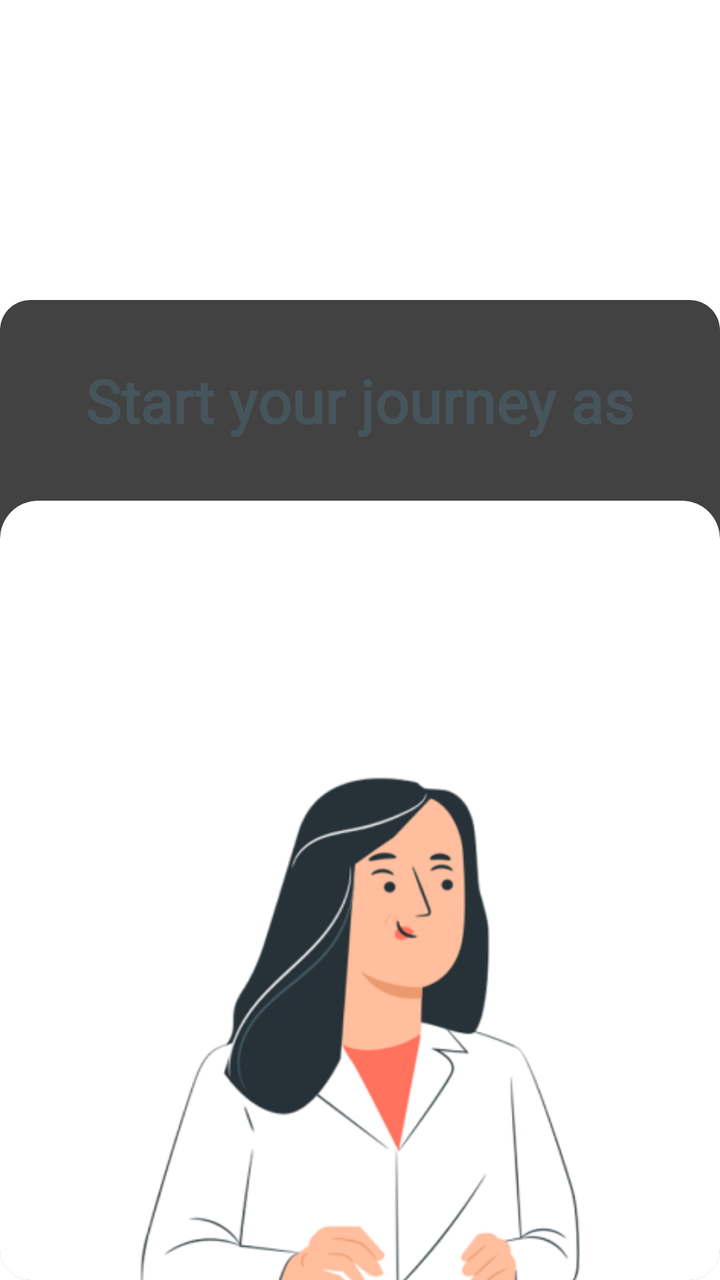
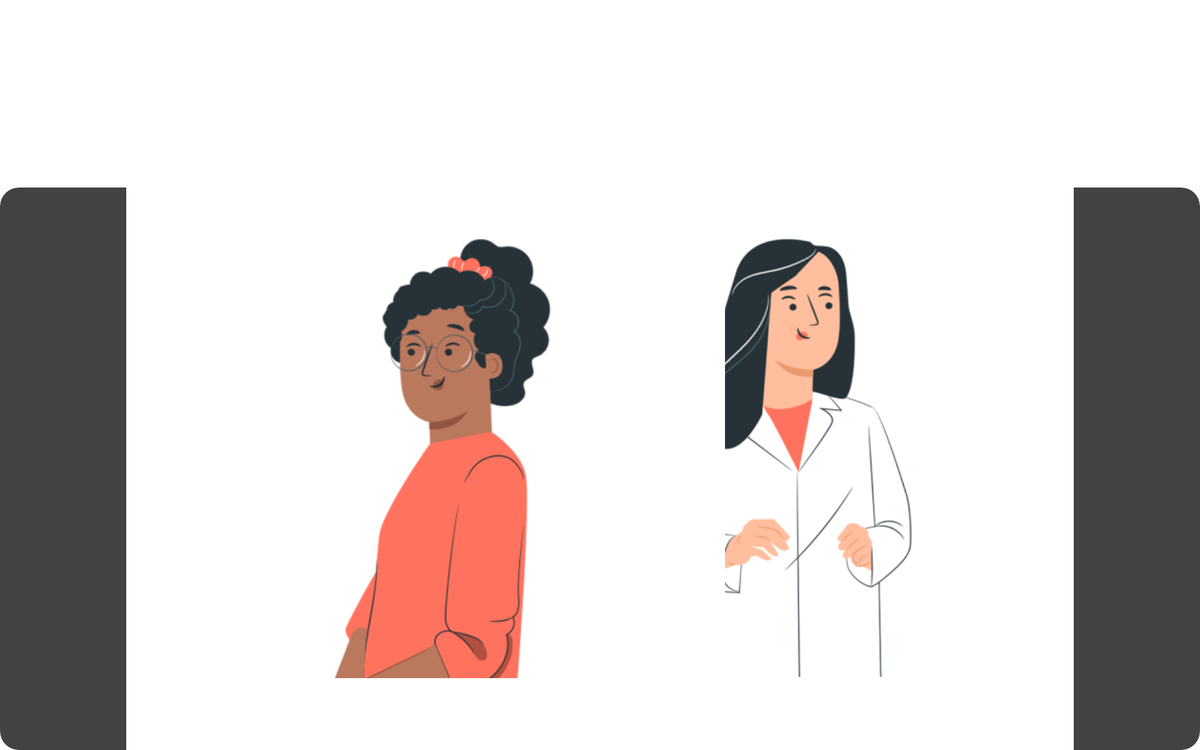

An Android layout and its configuration variant, each rendered on a device that would load it. The default file and the variant file are quoted in full after the pictures.
<!-- AndroidManifest.xml: application theme Theme.ForHealth -->
<!-- res/layout/secondscreen.xml -->
<?xml version="1.0" encoding="utf-8"?>
<androidx.constraintlayout.widget.ConstraintLayout xmlns:android="http://schemas.android.com/apk/res/android"
    xmlns:app="http://schemas.android.com/apk/res-auto"
    xmlns:tools="http://schemas.android.com/tools"
    android:layout_width="match_parent"
    android:layout_height="match_parent"
    tools:ignore="MissingDefaultResource">

    //Logo

    <ImageView
        android:id="@+id/imageView4"
        android:layout_width="300dp"
        android:layout_height="60dp"
        android:layout_marginStart="52dp"
        android:layout_marginLeft="52dp"
        app:layout_constraintBottom_toTopOf="@+id/cardView3"
        app:layout_constraintStart_toStartOf="parent"
        app:layout_constraintTop_toTopOf="parent"
        app:layout_constraintVertical_bias="0.388"
        app:srcCompat="@drawable/forhealth_logo_2" />


    <androidx.cardview.widget.CardView
        android:id="@+id/cardView3"
        android:layout_width="match_parent"
        android:layout_height="match_parent"
        android:layout_marginTop="150dp"
        android:outlineAmbientShadowColor="#5AA4F4"
        android:outlineSpotShadowColor="#559EED"
        app:cardCornerRadius="15dp"
        app:cardElevation="30dp"
        app:layout_constraintEnd_toEndOf="parent"
        app:layout_constraintHorizontal_bias="1.0"
        app:layout_constraintStart_toStartOf="parent"
        app:layout_constraintTop_toTopOf="parent">

        <androidx.constraintlayout.widget.ConstraintLayout
            android:layout_width="match_parent"
            android:layout_height="match_parent"

            >

            <ScrollView
                android:layout_width="match_parent"
                android:layout_height="match_parent"
                tools:layout_editor_absoluteX="65dp"
                tools:layout_editor_absoluteY="106dp">

                <LinearLayout
                    android:layout_width="match_parent"
                    android:layout_height="wrap_content"
                    android:orientation="vertical" >


                    <TextView
                        android:id="@+id/textView2"
                        android:layout_width="wrap_content"
                        android:layout_height="wrap_content"
                        android:layout_marginStart="0dp"
                        android:layout_marginLeft="0dp"
                        android:fontFamily="@font/ralewaybold"
                        android:text="Start your journey as"
                        android:textColor="#46555C"
                        android:textFontWeight="700"
                        android:paddingVertical="30dp"
                        android:textSize="30dp"
                        android:layout_gravity="center"
                        app:layout_constraintBottom_toTopOf="@+id/physiotherapistcard"
                        app:layout_constraintStart_toStartOf="parent"
                        app:layout_constraintTop_toTopOf="parent" />


                    <androidx.cardview.widget.CardView
                        android:id="@+id/physiotherapistcard"
                        android:layout_width="match_parent"
                        android:layout_height="wrap_content"
                        android:layout_marginStart="0dp"
                        android:layout_marginLeft="0dp"
                        app:cardBackgroundColor="#FFFFFF"
                        app:cardCornerRadius="19dp"
                        app:cardElevation="4dp"
                        app:layout_constraintBottom_toBottomOf="parent"
                        app:layout_constraintStart_toStartOf="parent"
                        app:layout_constraintTop_toTopOf="parent">

                        <androidx.constraintlayout.widget.ConstraintLayout
                            android:layout_width="match_parent"
                            android:layout_height="match_parent">

                            <RelativeLayout
                                android:layout_width="match_parent"
                                android:layout_height="match_parent">

                                <ImageView
                                    android:id="@+id/physio"
                                    android:layout_width="334dp"
                                    android:layout_height="390dp"
                                    android:layout_centerHorizontal="true"
                                    android:layout_gravity="center"
                                    android:layout_marginTop="99dp"
                                    android:src="@drawable/artboard_11" />

                                <TextView
                                    android:layout_width="wrap_content"
                                    android:layout_height="wrap_content"
                                    android:layout_below="@+id/physio"
                                    android:layout_centerHorizontal="true"
                                    android:layout_marginTop="57dp"
                                    android:fontFamily="@font/ralewaymedium"
                                    android:text="Physiotherapist"
                                    android:layout_marginBottom="40dp"
                                    android:textColor="#082F6A"
                                    android:textFontWeight="800"
                                    android:textSize="30dp"


                                    />

                            </RelativeLayout>

                        </androidx.constraintlayout.widget.ConstraintLayout>

                    </androidx.cardview.widget.CardView>

                    <androidx.cardview.widget.CardView
                        android:id="@+id/patientcard"
                        android:layout_width="match_parent"
                        android:layout_height="wrap_content"
                        android:layout_marginEnd="0dp"
                        android:layout_marginRight="0dp"
                        android:layout_marginTop="50dp"
                        app:cardBackgroundColor="#FFFFFF"
                        app:cardCornerRadius="19dp"
                        app:cardElevation="4dp"
                        app:layout_constraintBottom_toBottomOf="@+id/physiotherapistcard"
                        app:layout_constraintEnd_toEndOf="parent"
                        app:layout_constraintTop_toTopOf="@+id/physiotherapistcard">

                        <androidx.constraintlayout.widget.ConstraintLayout
                            android:layout_width="match_parent"
                            android:layout_height="match_parent">

                            <RelativeLayout
                                android:layout_width="match_parent"
                                android:layout_height="match_parent"
                                app:layout_constraintEnd_toEndOf="parent">

                                <ImageView
                                    android:id="@+id/patient"
                                    android:layout_width="319dp"
                                    android:layout_height="391dp"
                                    android:layout_centerHorizontal="true"
                                    android:layout_gravity="center"
                                    android:layout_marginTop="99dp"
                                    android:src="@drawable/artboard21" />

                                <TextView
                                    android:layout_width="wrap_content"
                                    android:layout_height="wrap_content"
                                    android:layout_below="@+id/patient"
                                    android:layout_centerHorizontal="true"
                                    android:layout_marginTop="57dp"
                                    android:fontFamily="@font/ralewaymedium"
                                    android:text="Patient"
                                    android:layout_marginBottom="40dp"
                                    android:textColor="#082F6A"
                                    android:textFontWeight="800"
                                    android:textSize="30dp" />
                            </RelativeLayout>

                        </androidx.constraintlayout.widget.ConstraintLayout>

                    </androidx.cardview.widget.CardView>

                    <androidx.constraintlayout.widget.ConstraintLayout
                        android:layout_width="wrap_content"
                        android:layout_height="wrap_content"
                        android:layout_gravity="center"
                        android:layout_marginTop="30dp"
                        android:layout_marginBottom="30dp"
                        app:layout_constraintBottom_toBottomOf="parent"
                        app:layout_constraintEnd_toEndOf="parent"
                        app:layout_constraintStart_toStartOf="parent"
                        app:layout_constraintTop_toBottomOf="@+id/physiotherapistcard">

                        <View
                            android:id="@+id/ellipse_104"
                            android:layout_width="20dp"
                            android:layout_height="20dp"
                            android:layout_alignParentLeft="true"
                            android:layout_alignParentTop="true"
                            android:background="@drawable/circle4"
                            app:layout_constraintBottom_toBottomOf="parent"
                            app:layout_constraintStart_toStartOf="parent"
                            app:layout_constraintTop_toTopOf="parent" />

                        <View
                            android:id="@+id/ellipse_105"
                            android:layout_width="20dp"
                            android:layout_height="20dp"
                            android:layout_alignParentLeft="true"
                            android:layout_alignParentTop="true"
                            android:layout_marginStart="20dp"
                            android:layout_marginLeft="20dp"
                            android:background="@drawable/circle"
                            app:layout_constraintBottom_toBottomOf="@+id/ellipse_104"
                            app:layout_constraintStart_toEndOf="@+id/ellipse_104"
                            app:layout_constraintTop_toTopOf="@+id/ellipse_104"
                            app:layout_constraintVertical_bias="0.0" />

                        <View
                            android:id="@+id/ellipse_106"
                            android:layout_width="20dp"
                            android:layout_height="20dp"
                            android:layout_alignParentLeft="true"
                            android:layout_alignParentTop="true"
                            android:layout_marginStart="20dp"
                            android:layout_marginLeft="20dp"
                            android:background="@drawable/circle4"
                            app:layout_constraintBottom_toBottomOf="@+id/ellipse_104"
                            app:layout_constraintStart_toEndOf="@+id/ellipse_105"
                            app:layout_constraintTop_toTopOf="@+id/ellipse_104" />

                        <View
                            android:id="@+id/ellipse_107"
                            android:layout_width="20dp"
                            android:layout_height="20dp"
                            android:layout_alignParentLeft="true"
                            android:layout_alignParentTop="true"
                            android:layout_marginStart="20dp"
                            android:layout_marginLeft="20dp"
                            android:background="@drawable/circle4"
                            app:layout_constraintBottom_toBottomOf="@+id/ellipse_104"
                            app:layout_constraintStart_toEndOf="@+id/ellipse_106"
                            app:layout_constraintTop_toTopOf="@+id/ellipse_104" />


                    </androidx.constraintlayout.widget.ConstraintLayout>




                </LinearLayout>
            </ScrollView>


        </androidx.constraintlayout.widget.ConstraintLayout>

    </androidx.cardview.widget.CardView>



</androidx.constraintlayout.widget.ConstraintLayout>
<!-- resources referenced by this layout -->
<resources>
  <!-- drawable artboard21: png bitmap (drawable, 38614 bytes) -->
  <!-- drawable artboard_11: png bitmap (drawable, 47545 bytes) -->
  <!-- drawable circle (drawable) -->
  <vector
      xmlns:android="http://schemas.android.com/apk/res/android"
      xmlns:aapt="http://schemas.android.com/aapt"
      android:width="27.2dp"
      android:height="27.2dp"
      android:viewportWidth="27.2"
      android:viewportHeight="27.2"
      >
  
      <group>
  
          <clip-path
              android:pathData="M27.2 13.6C27.2 21.111 21.111 27.2 13.6 27.2C6.08892 27.2 0 21.111 0 13.6C0 6.08892 6.08892 0 13.6 0C21.111 0 27.2 6.08892 27.2 13.6Z"
              />
  
          <path
              android:pathData="M0 0V27.2H27.2V0"
              android:fillColor="#061E43"
              />
  
      </group>
  
  </vector>
  <!-- drawable circle4 (drawable) -->
  <vector
      xmlns:android="http://schemas.android.com/apk/res/android"
      xmlns:aapt="http://schemas.android.com/aapt"
      android:width="27.2dp"
      android:height="27.2dp"
      android:viewportWidth="27.2"
      android:viewportHeight="27.2"
      >
  
      <group>
  
          <clip-path
              android:pathData="M27.2 13.6C27.2 21.111 21.111 27.2 13.6 27.2C6.08892 27.2 0 21.111 0 13.6C0 6.08892 6.08892 0 13.6 0C21.111 0 27.2 6.08892 27.2 13.6Z"
              />
  
          <path
              android:pathData="M0 0V27.2H27.2V0"
              android:fillColor="#B5CFF8"
              />
  
      </group>
  
  </vector>
  <!-- drawable forhealth_logo_2: png bitmap (drawable, 68302 bytes) -->
  <style name="Theme.ForHealth" parent="Theme.MaterialComponents.DayNight.NoActionBar">
          
          <item name="colorPrimary">@color/purple_200</item>
          <item name="colorPrimaryVariant">#FFFFFF</item>
          <item name="colorOnPrimary">@color/black</item>
          
          <item name="colorSecondary">@color/teal_200</item>
          <item name="colorSecondaryVariant">@color/teal_200</item>
          <item name="colorOnSecondary">@color/black</item>
          
          <item name="android:statusBarColor" tools:targetApi="l">?attr/colorPrimaryVariant</item>
          
      </style>
  <color name="purple_200">#FFBB86FC</color>
  <color name="black">#FF000000</color>
  <color name="teal_200">#FF03DAC5</color>
</resources>
<!-- res/layout-w800dp/secondscreen.xml (the repository's variant of the layout above) -->
<!-- drawn on a 7-inch tablet turned sideways -->
<?xml version="1.0" encoding="utf-8"?>
<androidx.constraintlayout.widget.ConstraintLayout xmlns:android="http://schemas.android.com/apk/res/android"
    xmlns:app="http://schemas.android.com/apk/res-auto"
    xmlns:tools="http://schemas.android.com/tools"
    android:layout_width="match_parent"
    android:layout_height="match_parent"
    tools:ignore="MissingDefaultResource">

    //Logo

    <ImageView
        android:id="@+id/imageView4"
        android:layout_width="300dp"
        android:layout_height="60dp"
        android:layout_marginStart="52dp"
        android:layout_marginLeft="52dp"
        app:layout_constraintBottom_toTopOf="@+id/cardView3"
        app:layout_constraintStart_toStartOf="parent"
        app:layout_constraintTop_toTopOf="parent"
        app:layout_constraintVertical_bias="0.388"
        app:srcCompat="@drawable/forhealth_logo_2" />


    <androidx.cardview.widget.CardView
        android:id="@+id/cardView3"
        android:layout_width="match_parent"
        android:layout_height="match_parent"
        android:layout_marginTop="150dp"
        android:outlineAmbientShadowColor="#5AA4F4"
        android:outlineSpotShadowColor="#559EED"
        app:cardCornerRadius="15dp"
        app:cardElevation="30dp"
        app:layout_constraintEnd_toEndOf="parent"
        app:layout_constraintHorizontal_bias="1.0"
        app:layout_constraintStart_toStartOf="parent"
        app:layout_constraintTop_toTopOf="parent">

        <androidx.constraintlayout.widget.ConstraintLayout
            android:layout_width="match_parent"
            android:layout_height="match_parent"

            >

            <androidx.cardview.widget.CardView
                android:id="@+id/physiotherapistcard"
                android:layout_width="479dp"
                android:layout_height="646dp"
                android:layout_marginStart="380dp"
                android:layout_marginLeft="380dp"
                app:cardBackgroundColor="#FFFFFF"
                app:cardCornerRadius="19dp"
                app:cardElevation="4dp"
                app:layout_constraintBottom_toBottomOf="parent"
                app:layout_constraintStart_toStartOf="parent"
                app:layout_constraintTop_toTopOf="parent">

                <androidx.constraintlayout.widget.ConstraintLayout
                    android:layout_width="match_parent"
                    android:layout_height="match_parent">

                    <RelativeLayout
                        android:layout_width="match_parent"
                        android:layout_height="match_parent">

                        <ImageView
                            android:id="@+id/physio"
                            android:layout_width="334dp"
                            android:layout_height="390dp"
                            android:layout_centerHorizontal="true"
                            android:layout_gravity="center"
                            android:layout_marginTop="99dp"
                            android:src="@drawable/artboard_11" />

                        <TextView
                            android:layout_width="wrap_content"
                            android:layout_height="wrap_content"
                            android:layout_below="@+id/physio"
                            android:layout_centerHorizontal="true"
                            android:layout_marginTop="57dp"
                            android:fontFamily="@font/ralewaymedium"
                            android:text="Physiotherapist"
                            android:textColor="#082F6A"
                            android:textFontWeight="800"
                            android:textSize="30dp"


                            />

                    </RelativeLayout>

                </androidx.constraintlayout.widget.ConstraintLayout>

            </androidx.cardview.widget.CardView>

            <androidx.cardview.widget.CardView
                android:id="@+id/patientcard"
                android:layout_width="479dp"
                android:layout_height="646dp"
                android:layout_marginEnd="380dp"
                android:layout_marginRight="380dp"
                app:cardBackgroundColor="#FFFFFF"
                app:cardCornerRadius="19dp"
                app:cardElevation="4dp"
                app:layout_constraintBottom_toBottomOf="@+id/physiotherapistcard"
                app:layout_constraintEnd_toEndOf="parent"
                app:layout_constraintTop_toTopOf="@+id/physiotherapistcard">

                <androidx.constraintlayout.widget.ConstraintLayout
                    android:layout_width="match_parent"
                    android:layout_height="match_parent">

                    <RelativeLayout
                        android:layout_width="match_parent"
                        android:layout_height="match_parent"
                        app:layout_constraintEnd_toEndOf="parent">

                        <ImageView
                            android:id="@+id/patient"
                            android:layout_width="319dp"
                            android:layout_height="391dp"
                            android:layout_centerHorizontal="true"
                            android:layout_gravity="center"
                            android:layout_marginTop="99dp"
                            android:src="@drawable/artboard21" />

                        <TextView
                            android:layout_width="wrap_content"
                            android:layout_height="wrap_content"
                            android:layout_below="@+id/patient"
                            android:layout_centerHorizontal="true"
                            android:layout_marginTop="57dp"
                            android:fontFamily="@font/ralewaymedium"
                            android:text="Patient"
                            android:textColor="#082F6A"
                            android:textFontWeight="800"
                            android:textSize="30dp" />
                    </RelativeLayout>

                </androidx.constraintlayout.widget.ConstraintLayout>

            </androidx.cardview.widget.CardView>

            <TextView
                android:id="@+id/textView2"
                android:layout_width="wrap_content"
                android:layout_height="wrap_content"
                android:layout_marginStart="240dp"
                android:layout_marginLeft="240dp"
                android:fontFamily="@font/ralewaybold"
                android:text="Start your journey as"
                android:textColor="#46555C"
                android:textFontWeight="700"
                android:textSize="42dp"
                app:layout_constraintBottom_toTopOf="@+id/physiotherapistcard"
                app:layout_constraintStart_toStartOf="parent"
                app:layout_constraintTop_toTopOf="parent" />

            <androidx.constraintlayout.widget.ConstraintLayout
                android:layout_width="wrap_content"
                android:layout_height="wrap_content"
                app:layout_constraintBottom_toBottomOf="parent"
                app:layout_constraintEnd_toEndOf="parent"
                app:layout_constraintStart_toStartOf="parent"
                app:layout_constraintTop_toBottomOf="@+id/physiotherapistcard">

                <View
                    android:id="@+id/ellipse_104"
                    android:layout_width="20dp"
                    android:layout_height="20dp"
                    android:layout_alignParentLeft="true"
                    android:layout_alignParentTop="true"
                    android:background="@drawable/circle4"
                    app:layout_constraintBottom_toBottomOf="parent"
                    app:layout_constraintStart_toStartOf="parent"
                    app:layout_constraintTop_toTopOf="parent" />

                <View
                    android:id="@+id/ellipse_105"
                    android:layout_width="20dp"
                    android:layout_height="20dp"
                    android:layout_alignParentLeft="true"
                    android:layout_alignParentTop="true"
                    android:layout_marginStart="20dp"
                    android:layout_marginLeft="20dp"
                    android:background="@drawable/circle"
                    app:layout_constraintBottom_toBottomOf="@+id/ellipse_104"
                    app:layout_constraintStart_toEndOf="@+id/ellipse_104"
                    app:layout_constraintTop_toTopOf="@+id/ellipse_104"
                    app:layout_constraintVertical_bias="0.0" />

                <View
                    android:id="@+id/ellipse_106"
                    android:layout_width="20dp"
                    android:layout_height="20dp"
                    android:layout_alignParentLeft="true"
                    android:layout_alignParentTop="true"
                    android:layout_marginStart="20dp"
                    android:layout_marginLeft="20dp"
                    android:background="@drawable/circle4"
                    app:layout_constraintBottom_toBottomOf="@+id/ellipse_104"
                    app:layout_constraintStart_toEndOf="@+id/ellipse_105"
                    app:layout_constraintTop_toTopOf="@+id/ellipse_104" />

                <View
                    android:id="@+id/ellipse_107"
                    android:layout_width="20dp"
                    android:layout_height="20dp"
                    android:layout_alignParentLeft="true"
                    android:layout_alignParentTop="true"
                    android:layout_marginStart="20dp"
                    android:layout_marginLeft="20dp"
                    android:background="@drawable/circle4"
                    app:layout_constraintBottom_toBottomOf="@+id/ellipse_104"
                    app:layout_constraintStart_toEndOf="@+id/ellipse_106"
                    app:layout_constraintTop_toTopOf="@+id/ellipse_104" />


            </androidx.constraintlayout.widget.ConstraintLayout>


        </androidx.constraintlayout.widget.ConstraintLayout>

    </androidx.cardview.widget.CardView>

</androidx.constraintlayout.widget.ConstraintLayout>
